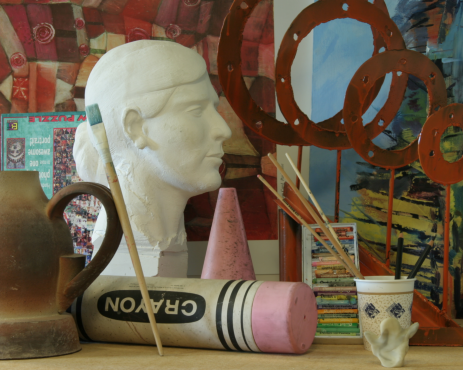
#> input picture 计算机视觉实践-练习5/imgs/Art/view1.png, 463 x 370 px
$ python SGBM.py
#> lines starting #> are read from the running program, lines starting #| are printed output that depends on the picture
import cv2
import numpy as np
from matplotlib import pyplot as plt


def opencv_SGBM(left_img, right_img, use_wls=True, sgbm="param1"):
    channels = 1 if left_img.ndim == 2 else 3
    blockSize = 6
    if sgbm == "param1":
        paramL = {
            "minDisparity": 8,
            "numDisparities": 4 * 16,
            "blockSize": blockSize,
            "P1": 8 * 3 * blockSize,
            "P2": 32 * 3 * blockSize,
            "disp12MaxDiff": 12,
            "uniquenessRatio": 10,
            "speckleWindowSize": 50,
            "speckleRange": 32,
            "preFilterCap": 63,
            "mode": cv2.STEREO_SGBM_MODE_SGBM_3WAY,
        }
    elif sgbm == "param2":
        paramL = {
            "minDisparity": 0,
            "numDisparities": 5 * 16,
            "blockSize": blockSize * 3,
            "P1": 8 * 3 * blockSize,
            "P2": 32 * 3 * blockSize,
            "disp12MaxDiff": 50,
            "uniquenessRatio": 6,
            "speckleWindowSize": 150,
            "speckleRange": 32,
            "preFilterCap": 63,
            "mode": cv2.STEREO_SGBM_MODE_SGBM_3WAY,
        }
    else:
        paramL = {
            "minDisparity": 0,
            "numDisparities": 128,
            "blockSize": blockSize,
            "P1": 8 * channels * blockSize**2,
            "P2": 32 * channels * blockSize**2,
            "disp12MaxDiff": 1,
            "preFilterCap": 63,
            "uniquenessRatio": 15,
            "speckleWindowSize": 100,
            "speckleRange": 1,
            "mode": cv2.STEREO_SGBM_MODE_SGBM_3WAY,
        }

    matcherL = cv2.StereoSGBM_create(**paramL)
    # 计算视差图
    dispL = matcherL.compute(left_img, right_img)
    dispL = np.int16(dispL)
    # WLS滤波平滑优化图像
    if use_wls:
        # paramR = paramL
        # paramR['minDisparity'] = -paramL['numDisparities']
        # matcherR = cv2.StereoSGBM_create(**paramR)
        matcherR = cv2.ximgproc.createRightMatcher(matcherL)
        dispR = matcherR.compute(right_img, left_img)
        dispR = np.int16(dispR)
        lmbda = 80000
        sigma = 1.3
        filter = cv2.ximgproc.createDisparityWLSFilter(matcher_left=matcherL)
        filter.setLambda(lmbda)
        filter.setSigmaColor(sigma)
        dispL = filter.filter(dispL, left_img, None, dispR)
        dispL = np.int16(dispL)
    # 除以16得到真实视差（因为SGBM算法得到的视差是×16的）
    dispL[dispL < 0] = 0
    dispL = dispL.astype(np.float32) / 16.0
    cv2.imwrite("../test.pfm", dispL)
    plt.imshow(dispL, "gray")
    plt.show()


if __name__ == "__main__":
    left = cv2.imread("imgs/Art/view1.png", 0)
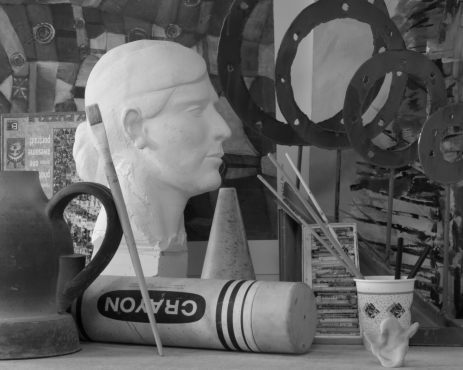
#> left: shape (370, 463); min 3, max 236, mean 96.5
    right = cv2.imread("imgs/Art/view5.png", 0)
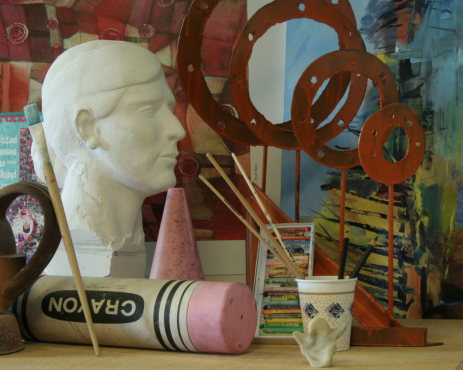
#> input picture 计算机视觉实践-练习5/imgs/Art/view5.png, 463 x 370 px
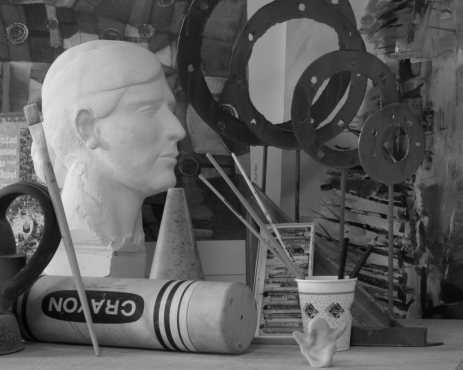
#> right: shape (370, 463); min 2, max 233, mean 93.9
    opencv_SGBM(left, right)
#> in opencv_SGBM, `dispL = matcherL.compute(left_img, right_img)`:
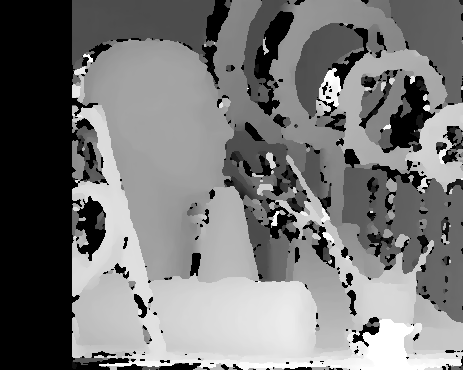
#> dispL: shape (370, 463) int16; min 112, max 1136, mean 590.1; drawn with min black and max white
#> in opencv_SGBM, `dispR = matcherR.compute(right_img, left_img)`:
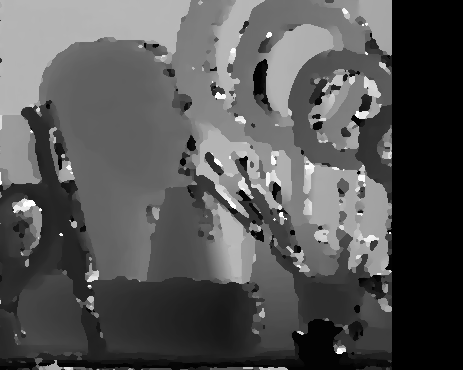
#> dispR: shape (370, 463) int16; min -1152, max -128, mean -809.6; drawn with min black and max white
#> in opencv_SGBM, `dispL = filter.filter(dispL, left_img, None, dispR)`:
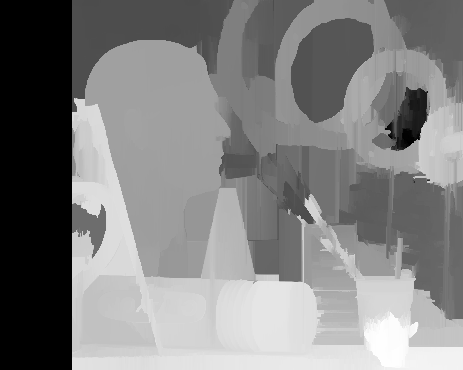
#> dispL: shape (370, 463) int16; min 112, max 1136, mean 631.3; drawn with min black and max white
